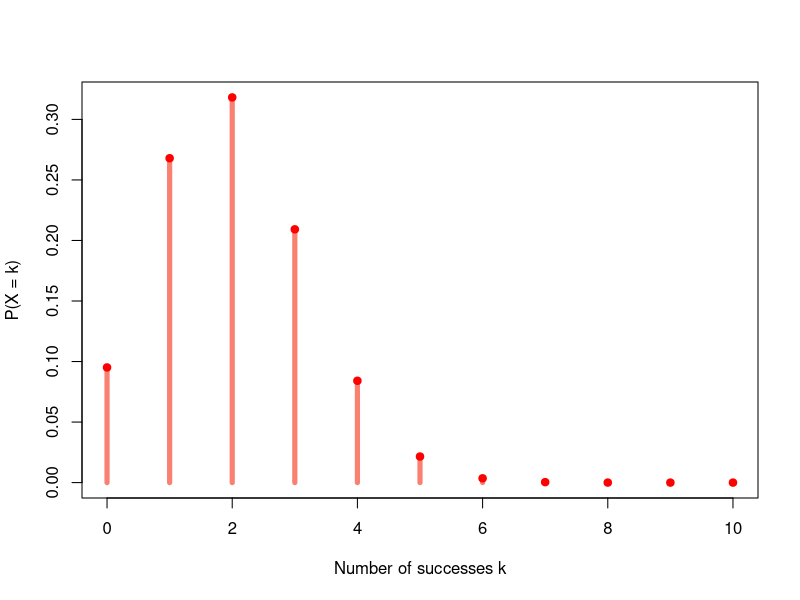
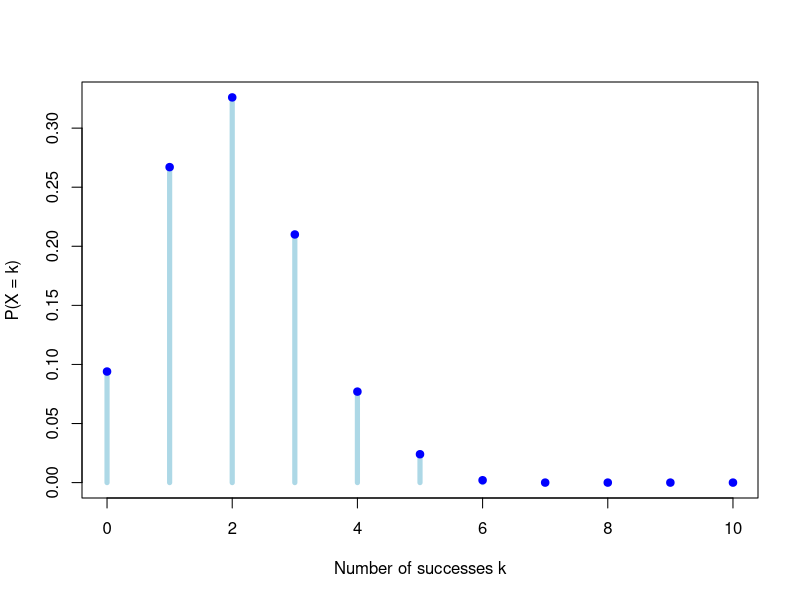

Write the R code that produced these figures, in order.
# Hypergeometric Distribution: prob of k success after n time experiment
# X: probability of see white balls for k times when takeout n balls from N balls (N: m white ball + N - m black ball)
# experiment n depends on experiment n - 1

# Hypergeometric Distribution

N <- 100 # total balls
m <- 20 # red balls (success states)
n <- 10 # sample size drawn
k_vals <- 0:n # CHANGED: 0:n not 0:m

# PMF for hypergeometric
hyper_pmf <- function(N, m, n, k) {
  choose(m, k) * choose(N - m, n - k) / choose(N, n)
}

# Compute PMF for all k
pmf_vals <- hyper_pmf(N = N, m = m, n = n, k = k_vals)

# Plot PMF
plot(k_vals, pmf_vals,
  type = "h", lwd = 5, col = "salmon",
  xlab = "Number of successes k", ylab = "P(X = k)"
)

points(k_vals, pmf_vals, col = "red", pch = 19)

# Theoretical mean and variance
expected_x <- n * m / N
variance_x <- n * (m / N) * ((N - m) / N) * ((N - n) / (N - 1))

cat("Expected value:", expected_x, "\n")
cat("Variance:", variance_x, "\n")

# Simulation
set.seed(123)
sim_samples <- rhyper(nn = 1000, m = m, n = N - m, k = n)

# Get frequency distribution
sim_counts <- table(factor(sim_samples, levels = k_vals))
sim_probs <- as.numeric(sim_counts) / length(sim_samples)

# Add simulation to existing plot (same style)
plot(k_vals, sim_probs,
  type = "h", lwd = 5, col = "lightblue",
  xlab = "Number of successes k", ylab = "P(X = k)",
)
points(k_vals, sim_probs, col = "blue", pch = 19)

cat("\nSimulation results (1000 samples):\n")
cat("Sample mean:", mean(sim_samples), "\n")
cat("Sample variance:", var(sim_samples), "\n")
